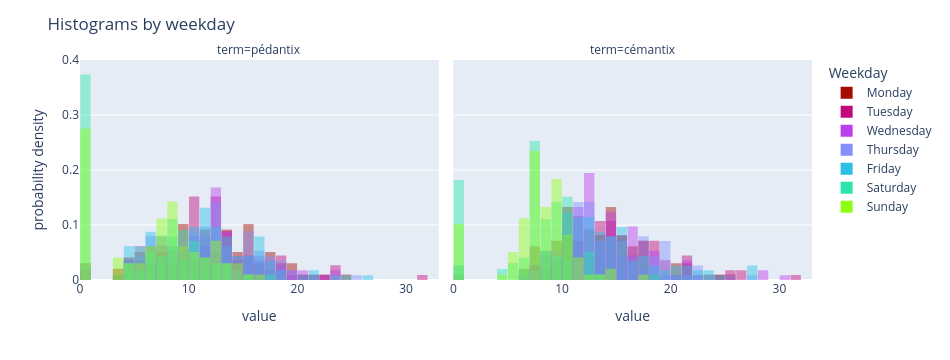

Notebook source saved alongside this figure:
### Code cell
fig = px.histogram(
    df_long[~df_long["is_holiday"]],
    x="value",
    color="weekday",
    facet_col="term",
    barmode="overlay",
    opacity=0.45,
    histnorm="probability density",
    category_orders={"weekday": weekday_order, "term": ["pédantix", "cémantix"]},
    color_discrete_sequence=colors,
)

fig.update_traces(xbins=dict(start=0, end=100, size=1))

fig.update_xaxes(range=[0, 33])
fig.update_yaxes(range=[0, 0.4])
fig.update_layout(
    width=950, height=360,
    bargap=0.05,
    title="Histograms by weekday",
    legend_title_text="Weekday",
)

fig.show()

### Figure 1 — Plotly figure (JSON) as saved in the notebook; plotly's stock layout.template omitted (floating-point values rounded to 4 significant figures)
{"data": [{"bingroup": "x", "histnorm": "probability density", "hovertemplate": "weekday=Monday<br>term=pédantix<br>value=%{x}<br>probability density=%{y}<extra></extra>", "legendgroup": "Monday", "marker": {"color": "#a70c03", "opacity": 0.45, "pattern": {"shape": ""}}, "name": "Monday", "orientation": "v", "showlegend": true, "x": [0.0, 3.0, 4.0, 3.0, 4.0, 5.0, 4.0, 4.0, 5.0, 0.0, 6.0, 5.0, 6.0, 9.0, 7.0, 6.0, 8.0, 9.0, 5.0, 11.0, 7.0, 5.0, 6.0, 9.0, 6.0, 9.0, 13.0, 9.0, 17.0, 13.0, 7.0, 20.0, 9.0, 14.0, 11.0, 11.0, 17.0, 13.0, 13.0, 10.0, 10.0, 13.0, 13.0, 16.0, 13.0, 11.0, 14.0, 9.0, 9.0, 14.0, 15.0, 14.0, 15.0, 15.0, 6.0, 16.0, 13.0, 9.0, 12.0, 12.0, 9.0, 12.0, 7.5, 10.0, 8.0, 15.0, 12.0, 8.0, 18.0, 15.0, 12.0, 15.0, 22.0, 17.0, 11.0, 16.0, 21.0, 14.0, 18.0, 24.0, 15.0, 15.0, 15.0, 11.0, 10.0, 7.0, 17.0, 19.0, 0.0, 18.0, 15.0, 19.0, 11.0, 11.0, 13.0, 17.0, 19.0, 11.0], "xaxis": "x", "yaxis": "y", "type": "histogram", "xbins": {"end": 100, "size": 1, "start": 0}}, {"bingroup": "x", "histnorm": "probability density", "hovertemplate": "weekday=Monday<br>term=cémantix<br>value=%{x}<br>probability density=%{y}<extra></extra>", "legendgroup": "Monday", "marker": {"color": "#a70c03", "opacity": 0.45, "pattern": {"shape": ""}}, "name": "Monday", "orientation": "v", "showlegend": false, "x": [12.0, 13.0, 9.0, 8.0, 15.0, 9.0, 11.0, 12.0, 10.0, 8.0, 11.0, 11.0, 14.0, 12.0, 10.0, 7.0, 11.0, 15.0, 14.0, 10.0, 15.0, 9.0, 14.0, 12.0, 10.0, 13.0, 16.0, 14.0, 9.0, 14.0, 7.0, 10.0, 10.0, 6.0, 7.0, 13.0, 9.0, 16.0, 13.0, 12.0, 11.0, 14.0, 14.0, 17.0, 11.0, 14.0, 10.0, 13.0, 20.0, 14.0, 12.0, 15.0, 20.0, 14.0, 7.0, 15.0, 11.0, 6.0, 13.0, 16.0, 10.0, 14.0, 10.5, 7.0, 14.0, 9.0, 17.0, 13.0, 15.0, 21.0, 10.0, 16.0, 23.0, 16.0, 18.0, 17.0, 12.0, 12.0, 17.0, 7.0, 12.0, 13.0, 17.0, 20.0, 10.0, 10.0, 21.0, 25.0, 10.0, 15.0, 15.0, 16.0, 9.0, 17.0, 14.0, 17.0, 21.0, 24.0], "xaxis": "x2", "yaxis": "y2", "type": "histogram", "xbins": {"end": 100, "size": 1, "start": 0}}, {"bingroup": "x", "histnorm": "probability density", "hovertemplate": "weekday=Tuesday<br>term=pédantix<br>value=%{x}<br>probability density=%{y}<extra></extra>", "legendgroup": "Tuesday", "marker": {"color": "#c00a7c", "opacity": 0.45, "pattern": {"shape": ""}}, "name": "Tuesday", "orientation": "v", "showlegend": true, "x": [3.0, 5.0, 4.0, 7.0, 4.0, 5.0, 7.0, 4.0, 4.0, 0.0, 6.0, 5.0, 5.0, 11.0, 11.0, 8.0, 7.0, 7.0, 0.0, 8.0, 7.0, 9.0, 7.0, 10.0, 6.0, 8.0, 9.0, 10.0, 12.0, 13.5, 12.0, 8.0, 13.0, 12.0, 9.0, 12.0, 9.0, 19.0, 12.0, 10.0, 16.0, 12.0, 10.0, 14.0, 12.0, 6.0, 10.0, 18.0, 13.0, 12.0, 10.0, 8.0, 13.0, 12.0, 15.0, 13.0, 8.0, 10.0, 17.0, 12.0, 10.0, 16.0, 13.0, 7.0, 9.0, 9.0, 11.0, 10.0, 11.0, 12.0, 10.0, 12.0, 13.0, 12.0, 12.0, 15.0, 13.0, 12.0, 15.0, 10.0, 13.0, 17.0, 18.0, 18.0, 12.0, 10.0, 23.0, 10.0, 13.0, 23.0, 15.0, 18.0, 20.0, 23.0, 10.0, 11.0, 11.0, 15.5, 31.0, 14.0, 18.0, 16.0, 21.0, 11.0, 10.0, 10.0, 12.0, 10.0, 14.0, 22.0, 14.0, 16.0], "xaxis": "x", "yaxis": "y", "type": "histogram", "xbins": {"end": 100, "size": 1, "start": 0}}, {"bingroup": "x", "histnorm": "probability density", "hovertemplate": "weekday=Tuesday<br>term=cémantix<br>value=%{x}<br>probability density=%{y}<extra></extra>", "legendgroup": "Tuesday", "marker": {"color": "#c00a7c", "opacity": 0.45, "pattern": {"shape": ""}}, "name": "Tuesday", "orientation": "v", "showlegend": false, "x": [12.0, 11.0, 17.0, 11.0, 12.0, 13.0, 12.0, 11.0, 11.0, 9.0, 9.0, 11.0, 17.0, 14.0, 14.0, 13.0, 10.0, 13.0, 13.0, 13.0, 14.0, 18.0, 16.0, 10.0, 13.0, 11.0, 10.0, 9.0, 15.0, 16.5, 14.0, 6.0, 8.0, 11.0, 18.0, 12.0, 7.0, 8.0, 0.0, 10.0, 18.0, 15.0, 14.0, 15.0, 8.0, 21.0, 14.0, 19.0, 14.0, 14.0, 10.0, 10.0, 18.0, 14.0, 17.0, 19.0, 17.0, 22.0, 19.0, 11.0, 19.0, 13.0, 7.0, 13.0, 15.0, 11.0, 12.0, 16.0, 15.0, 10.0, 11.0, 9.0, 14.0, 26.0, 10.0, 17.0, 26.0, 18.0, 13.0, 11.0, 20.0, 25.0, 25.0, 15.0, 18.0, 13.0, 17.0, 13.0, 13.0, 16.0, 15.0, 18.0, 21.0, 15.0, 10.0, 15.0, 11.0, 17.5, 14.0, 21.0, 14.0, 18.0, 16.0, 8.0, 7.0, 8.0, 17.0, 11.0, 21.0, 24.0, 21.0, 31.0], "xaxis": "x2", "yaxis": "y2", "type": "histogram", "xbins": {"end": 100, "size": 1, "start": 0}}, {"bingroup": "x", "histnorm": "probability density", "hovertemplate": "weekday=Wednesday<br>term=pédantix<br>value=%{x}<br>probability density=%{y}<extra></extra>", "legendgroup": "Wednesday", "marker": {"color": "#bc3fec", "opacity": 0.45, "pattern": {"shape": ""}}, "name": "Wednesday", "orientation": "v", "showlegend": true, "x": [4.0, 6.0, 6.0, 5.0, 6.0, 6.0, 4.0, 5.0, 5.0, 5.0, 5.0, 7.0, 8.0, 9.0, 11.0, 7.0, 5.0, 4.0, 11.0, 5.0, 8.0, 7.0, 9.0, 7.0, 8.0, 10.0, 7.0, 7.0, 12.0, 13.0, 16.0, 13.0, 10.0, 8.0, 10.0, 7.0, 12.0, 14.0, 9.0, 9.0, 9.0, 11.0, 15.0, 14.0, 8.0, 12.0, 14.0, 17.0, 12.0, 13.0, 11.0, 10.0, 10.0, 7.0, 9.0, 9.0, 12.0, 8.0, 11.0, 19.0, 12.0, 8.0, 10.0, 12.0, 11.0, 12.0, 7.0, 10.0, 12.0, 13.0, 11.0, 11.0, 12.0, 12.0, 16.0, 12.0, 12.0, 18.0, 11.0, 13.0, 16.0, 15.0, 17.0, 19.0, 18.0, 20.0, 12.0, 18.0, 15.0, 10.0, 13.0, 13.0, 20.0, 17.0, 12.0, 10.0, 12.0, 14.0, 13.5, 23.0, 17.0, 22.0, 15.0, 15.0, 16.0, 12.0, 12.0, 14.0, 16.0, 13.0, 23.0, 12.0, 13.0], "xaxis": "x", "yaxis": "y", "type": "histogram", "xbins": {"end": 100, "size": 1, "start": 0}}, {"bingroup": "x", "histnorm": "probability density", "hovertemplate": "weekday=Wednesday<br>term=cémantix<br>value=%{x}<br>probability density=%{y}<extra></extra>", "legendgroup": "Wednesday", "marker": {"color": "#bc3fec", "opacity": 0.45, "pattern": {"shape": ""}}, "name": "Wednesday", "orientation": "v", "showlegend": false, "x": [12.0, 11.0, 12.0, 14.0, 11.0, 11.0, 11.0, 12.0, 14.0, 12.0, 11.0, 16.0, 14.0, 8.0, 13.0, 9.0, 12.0, 9.0, 11.0, 12.0, 14.0, 11.0, 12.0, 12.0, 11.0, 13.0, 12.0, 9.0, 10.0, 16.0, 14.0, 15.0, 13.0, 13.0, 13.0, 8.0, 12.0, 11.0, 8.0, 8.0, 0.0, 9.0, 12.0, 9.0, 8.0, 16.0, 18.0, 14.0, 12.0, 16.0, 16.0, 14.0, 12.0, 17.0, 14.0, 12.0, 14.0, 15.0, 16.0, 22.0, 18.0, 12.0, 8.0, 7.0, 13.0, 11.0, 12.0, 7.0, 12.0, 15.0, 11.0, 7.0, 9.0, 11.0, 11.0, 10.0, 13.0, 21.0, 18.0, 16.0, 14.0, 21.0, 18.0, 12.0, 16.0, 14.0, 12.0, 14.0, 14.0, 20.0, 15.0, 16.0, 19.0, 21.0, 16.0, 10.0, 12.0, 11.0, 17.0, 18.0, 12.0, 15.0, 12.0, 13.0, 18.0, 11.0, 10.0, 14.0, 16.0, 28.0, 21.0, 28.0, 30.0], "xaxis": "x2", "yaxis": "y2", "type": "histogram", "xbins": {"end": 100, "size": 1, "start": 0}}, {"bingroup": "x", "histnorm": "probability density", "hovertemplate": "weekday=Thursday<br>term=pédantix<br>value=%{x}<br>probability density=%{y}<extra></extra>", "legendgroup": "Thursday", "marker": {"color": "#838ffd", "opacity": 0.45, "pattern": {"shape": ""}}, "name": "Thursday", "orientation": "v", "showlegend": true, "x": [6.0, 0.0, 4.0, 6.0, 5.0, 5.0, 4.0, 6.0, 4.0, 6.0, 6.0, 6.0, 5.0, 6.0, 5.0, 8.0, 7.0, 11.0, 9.0, 7.0, 6.0, 10.0, 9.0, 8.0, 8.0, 7.0, 6.0, 10.0, 11.0, 12.0, 12.0, 0.0, 11.0, 10.0, 18.0, 10.0, 11.0, 15.0, 9.0, 10.0, 13.0, 10.0, 13.0, 11.0, 13.0, 12.0, 9.0, 12.0, 8.0, 0.0, 15.0, 8.0, 12.0, 8.0, 14.0, 9.0, 15.0, 9.0, 15.0, 18.0, 13.0, 13.0, 11.0, 7.0, 15.0, 10.0, 12.0, 11.0, 12.0, 12.0, 10.0, 12.0, 11.0, 13.0, 12.0, 10.0, 15.0, 18.0, 16.0, 10.0, 17.0, 15.0, 12.0, 16.0, 17.0, 17.0, 12.0, 13.0, 25.0, 12.0, 17.0, 12.0, 19.0, 21.0, 15.0, 4.0, 5.0, 12.0, 15.0, 11.0, 16.0, 19.0, 15.0, 16.0, 17.0, 14.0, 8.0, 11.0, 12.0, 11.0, 16.0, 18.0, 16.0], "xaxis": "x", "yaxis": "y", "type": "histogram", "xbins": {"end": 100, "size": 1, "start": 0}}, {"bingroup": "x", "histnorm": "probability density", "hovertemplate": "weekday=Thursday<br>term=cémantix<br>value=%{x}<br>probability density=%{y}<extra></extra>", "legendgroup": "Thursday", "marker": {"color": "#838ffd", "opacity": 0.45, "pattern": {"shape": ""}}, "name": "Thursday", "orientation": "v", "showlegend": false, "x": [12.0, 8.0, 13.0, 18.0, 11.0, 11.0, 15.0, 16.0, 11.0, 11.0, 12.0, 11.0, 12.0, 16.0, 10.0, 10.0, 12.0, 13.0, 9.0, 12.0, 12.0, 9.0, 8.0, 11.0, 6.0, 12.0, 14.0, 11.0, 15.0, 15.0, 7.0, 8.0, 14.0, 10.0, 8.0, 12.0, 0.0, 12.0, 13.0, 13.0, 9.0, 11.0, 19.0, 14.0, 13.0, 13.0, 12.0, 11.0, 17.0, 11.0, 19.0, 11.0, 17.0, 19.0, 15.0, 19.0, 16.0, 18.0, 25.0, 18.0, 18.0, 12.0, 19.0, 0.0, 9.0, 12.0, 15.0, 14.0, 12.0, 15.0, 12.0, 10.0, 11.0, 11.0, 14.0, 17.0, 14.0, 19.0, 17.0, 17.0, 20.0, 22.0, 19.0, 23.0, 14.0, 15.0, 12.0, 13.0, 9.0, 11.0, 17.0, 16.0, 14.0, 22.0, 18.0, 0.0, 7.0, 11.0, 15.0, 8.0, 17.0, 12.0, 13.0, 11.0, 17.0, 8.0, 14.0, 16.0, 19.0, 22.0, 17.0, 21.0, 27.0], "xaxis": "x2", "yaxis": "y2", "type": "histogram", "xbins": {"end": 100, "size": 1, "start": 0}}, {"bingroup": "x", "histnorm": "probability density", "hovertemplate": "weekday=Friday<br>term=pédantix<br>value=%{x}<br>probability density=%{y}<extra></extra>", "legendgroup": "Friday", "marker": {"color": "#2bc1e4", "opacity": 0.45, "pattern": {"shape": ""}}, "name": "Friday", "orientation": "v", "showlegend": true, "x": [4.0, 4.0, 4.0, 6.0, 4.0, 4.0, 5.0, 4.0, 6.0, 6.0, 6.0, 4.0, 6.0, 6.0, 5.0, 6.0, 6.0, 7.0, 9.0, 7.0, 11.0, 8.0, 9.0, 6.0, 11.0, 12.0, 8.0, 10.0, 8.0, 8.0, 13.0, 12.0, 10.0, 11.0, 12.0, 12.0, 7.0, 8.0, 17.0, 13.0, 10.0, 14.0, 11.0, 8.0, 13.0, 13.0, 16.0, 13.0, 16.0, 14.0, 13.0, 12.0, 10.0, 10.0, 7.0, 12.0, 12.0, 10.0, 15.0, 12.0, 11.0, 8.0, 11.0, 11.0, 12.0, 17.0, 8.0, 11.0, 15.0, 11.0, 7.0, 13.0, 8.0, 11.0, 11.0, 10.0, 11.0, 11.0, 10.0, 16.0, 15.0, 13.0, 20.0, 14.0, 14.0, 16.0, 12.5, 15.0, 16.0, 26.0, 14.0, 18.0, 12.0, 15.0, 17.0, 16.0, 10.0, 9.0, 10.0, 24.0, 17.0, 16.0, 23.0, 16.0, 21.0, 10.0, 13.0, 9.0, 11.0, 11.0, 6.0, 18.0, 16.0, 21.0], "xaxis": "x", "yaxis": "y", "type": "histogram", "xbins": {"end": 100, "size": 1, "start": 0}}, {"bingroup": "x", "histnorm": "probability density", "hovertemplate": "weekday=Friday<br>term=cémantix<br>value=%{x}<br>probability density=%{y}<extra></extra>", "legendgroup": "Friday", "marker": {"color": "#2bc1e4", "opacity": 0.45, "pattern": {"shape": ""}}, "name": "Friday", "orientation": "v", "showlegend": false, "x": [8.0, 9.0, 12.0, 10.0, 10.0, 14.0, 10.0, 12.0, 10.0, 11.0, 12.0, 14.0, 11.0, 20.0, 15.0, 6.0, 13.0, 10.0, 8.0, 8.0, 13.0, 14.0, 10.0, 10.0, 10.0, 12.0, 12.0, 11.0, 11.0, 14.0, 17.0, 14.0, 10.0, 10.0, 12.0, 12.0, 0.0, 0.0, 11.0, 8.0, 11.0, 12.0, 15.0, 12.0, 16.0, 13.0, 11.0, 13.0, 14.0, 18.0, 15.0, 14.0, 17.0, 9.0, 15.0, 13.0, 18.0, 19.0, 17.0, 13.0, 15.0, 23.0, 12.0, 12.0, 9.0, 11.0, 22.0, 15.0, 15.0, 13.0, 10.0, 9.0, 0.0, 9.0, 11.0, 11.0, 11.0, 18.0, 16.0, 17.0, 13.0, 16.0, 20.0, 21.0, 20.0, 19.0, 14.0, 13.0, 10.0, 23.0, 12.0, 22.0, 16.0, 14.0, 13.0, 15.0, 6.0, 10.0, 17.0, 24.0, 8.0, 12.0, 15.0, 10.0, 11.0, 15.0, 8.0, 11.0, 15.0, 21.0, 27.0, 27.0, 27.0, 21.0], "xaxis": "x2", "yaxis": "y2", "type": "histogram", "xbins": {"end": 100, "size": 1, "start": 0}}, {"bingroup": "x", "histnorm": "probability density", "hovertemplate": "weekday=Saturday<br>term=pédantix<br>value=%{x}<br>probability density=%{y}<extra></extra>", "legendgroup": "Saturday", "marker": {"color": "#2de4ac", "opacity": 0.45, "pattern": {"shape": ""}}, "name": "Saturday", "orientation": "v", "showlegend": true, "x": [0.0, 0.0, 0.0, 6.0, 3.0, 5.0, 0.0, 0.0, 5.0, 0.0, 0.0, 0.0, 0.0, 4.0, 0.0, 5.0, 0.0, 4.0, 0.0, 0.0, 0.0, 0.0, 0.0, 0.0, 5.0, 6.0, 0.0, 6.0, 9.0, 11.0, 0.0, 7.0, 7.0, 0.0, 0.0, 9.0, 0.0, 9.0, 7.0, 10.0, 0.0, 7.0, 7.0, 8.0, 0.0, 0.0, 11.0, 0.0, 0.0, 9.0, 0.0, 12.0, 0.0, 0.0, 10.0, 6.0, 9.0, 7.0, 0.0, 9.0, 7.0, 9.0, 8.0, 0.0, 0.0, 0.0, 0.0, 7.0, 10.0, 15.0, 8.0, 13.0, 12.0, 13.0, 6.0, 13.0, 9.0, 8.0, 12.0, 8.0, 8.0, 8.0, 11.0, 5.0, 9.0, 8.0, 0.0, 17.0, 10.0, 8.0, 10.0, 10.0, 5.0, 8.0, 8.0, 0.0, 4.0, 10.0, 11.0], "xaxis": "x", "yaxis": "y", "type": "histogram", "xbins": {"end": 100, "size": 1, "start": 0}}, {"bingroup": "x", "histnorm": "probability density", "hovertemplate": "weekday=Saturday<br>term=cémantix<br>value=%{x}<br>probability density=%{y}<extra></extra>", "legendgroup": "Saturday", "marker": {"color": "#2de4ac", "opacity": 0.45, "pattern": {"shape": ""}}, "name": "Saturday", "orientation": "v", "showlegend": false, "x": [8.0, 7.0, 10.0, 10.0, 9.0, 7.0, 6.0, 9.0, 10.0, 7.0, 10.0, 8.0, 7.0, 12.0, 10.0, 7.0, 12.0, 9.0, 0.0, 7.0, 7.0, 8.0, 10.0, 4.0, 7.0, 10.0, 9.0, 7.0, 8.0, 10.0, 7.0, 9.0, 10.0, 7.0, 0.0, 7.0, 18.0, 12.0, 0.0, 7.0, 12.0, 10.0, 7.0, 10.0, 8.0, 8.0, 9.0, 0.0, 9.0, 0.0, 7.0, 10.0, 0.0, 0.0, 7.0, 8.0, 0.0, 0.0, 0.0, 7.0, 7.0, 0.0, 0.0, 9.0, 0.0, 7.0, 10.0, 9.0, 8.0, 10.0, 10.0, 6.0, 7.0, 0.0, 7.0, 7.0, 0.0, 6.0, 7.0, 9.0, 6.0, 9.0, 9.0, 5.0, 5.0, 4.0, 9.0, 0.0, 8.0, 0.0, 9.0, 7.0, 0.0, 8.0, 7.0, 8.0, 5.0, 12.0, 13.0], "xaxis": "x2", "yaxis": "y2", "type": "histogram", "xbins": {"end": 100, "size": 1, "start": 0}}, {"bingroup": "x", "histnorm": "probability density", "hovertemplate": "weekday=Sunday<br>term=pédantix<br>value=%{x}<br>probability density=%{y}<extra></extra>", "legendgroup": "Sunday", "marker": {"color": "#8efe15", "opacity": 0.45, "pattern": {"shape": ""}}, "name": "Sunday", "orientation": "v", "showlegend": true, "x": [0.0, 3.0, 3.0, 0.0, 3.0, 0.0, 3.0, 4.0, 0.0, 4.0, 5.0, 0.0, 0.0, 0.0, 0.0, 6.0, 0.0, 0.0, 0.0, 0.0, 6.0, 0.0, 6.0, 0.0, 5.0, 0.0, 5.0, 7.0, 15.0, 11.0, 14.0, 0.0, 12.0, 8.0, 0.0, 9.0, 8.0, 13.0, 0.0, 8.5, 7.0, 13.0, 9.0, 0.0, 8.0, 7.0, 7.0, 0.0, 10.0, 12.0, 8.0, 14.0, 8.0, 7.5, 0.0, 8.0, 7.0, 7.0, 7.0, 7.0, 0.0, 16.0, 9.0, 8.0, 0.0, 0.0, 0.0, 10.0, 12.0, 11.0, 6.0, 9.0, 8.0, 10.0, 8.0, 12.0, 10.0, 7.0, 12.0, 12.0, 6.0, 7.0, 11.0, 14.0, 9.0, 4.0, 8.0, 13.0, 8.0, 9.0, 12.0, 11.0, 10.0, 6.0, 0.0, 8.0, 8.0, 0.0], "xaxis": "x", "yaxis": "y", "type": "histogram", "xbins": {"end": 100, "size": 1, "start": 0}}, {"bingroup": "x", "histnorm": "probability density", "hovertemplate": "weekday=Sunday<br>term=cémantix<br>value=%{x}<br>probability density=%{y}<extra></extra>", "legendgroup": "Sunday", "marker": {"color": "#8efe15", "opacity": 0.45, "pattern": {"shape": ""}}, "name": "Sunday", "orientation": "v", "showlegend": false, "x": [7.0, 7.0, 6.0, 9.0, 7.0, 17.0, 9.0, 9.0, 6.0, 7.0, 7.0, 9.0, 8.0, 10.5, 10.0, 7.0, 11.0, 7.0, 7.0, 13.0, 9.0, 9.0, 14.0, 7.0, 7.0, 7.0, 5.0, 8.0, 7.0, 10.0, 9.0, 8.0, 10.0, 0.0, 0.0, 7.0, 7.0, 0.0, 0.0, 9.0, 7.0, 7.0, 9.0, 8.0, 14.0, 8.0, 7.0, 8.0, 8.0, 6.0, 8.0, 9.0, 7.0, 12.0, 11.0, 6.0, 8.0, 7.0, 6.0, 10.0, 7.0, 10.0, 0.0, 0.0, 11.0, 0.0, 10.0, 9.0, 9.0, 11.0, 6.0, 9.0, 7.0, 8.0, 10.0, 6.0, 0.0, 0.0, 6.0, 7.0, 6.0, 4.0, 6.0, 5.0, 5.0, 9.0, 9.0, 0.0, 8.0, 9.0, 7.0, 9.0, 8.0, 5.0, 6.0, 8.0, 5.0, 9.0], "xaxis": "x2", "yaxis": "y2", "type": "histogram", "xbins": {"end": 100, "size": 1, "start": 0}}], "layout": {"xaxis": {"anchor": "y", "domain": [0.0, 0.49], "title": {"text": "value"}, "range": [0, 33]}, "yaxis": {"anchor": "x", "domain": [0.0, 1.0], "title": {"text": "probability density"}, "range": [0, 0.4]}, "xaxis2": {"anchor": "y2", "domain": [0.51, 1.0], "matches": "x", "title": {"text": "value"}, "range": [0, 33]}, "yaxis2": {"anchor": "x2", "domain": [0.0, 1.0], "matches": "y", "showticklabels": false, "range": [0, 0.4]}, "annotations": [{"font": {}, "showarrow": false, "text": "term=pédantix", "x": 0.245, "xanchor": "center", "xref": "paper", "y": 1.0, "yanchor": "bottom", "yref": "paper"}, {"font": {}, "showarrow": false, "text": "term=cémantix", "x": 0.755, "xanchor": "center", "xref": "paper", "y": 1.0, "yanchor": "bottom", "yref": "paper"}], "legend": {"title": {"text": "Weekday"}, "tracegroupgap": 0}, "margin": {"t": 60}, "barmode": "overlay", "width": 950, "height": 360, "bargap": 0.05, "title": {"text": "Histograms by weekday"}}}
